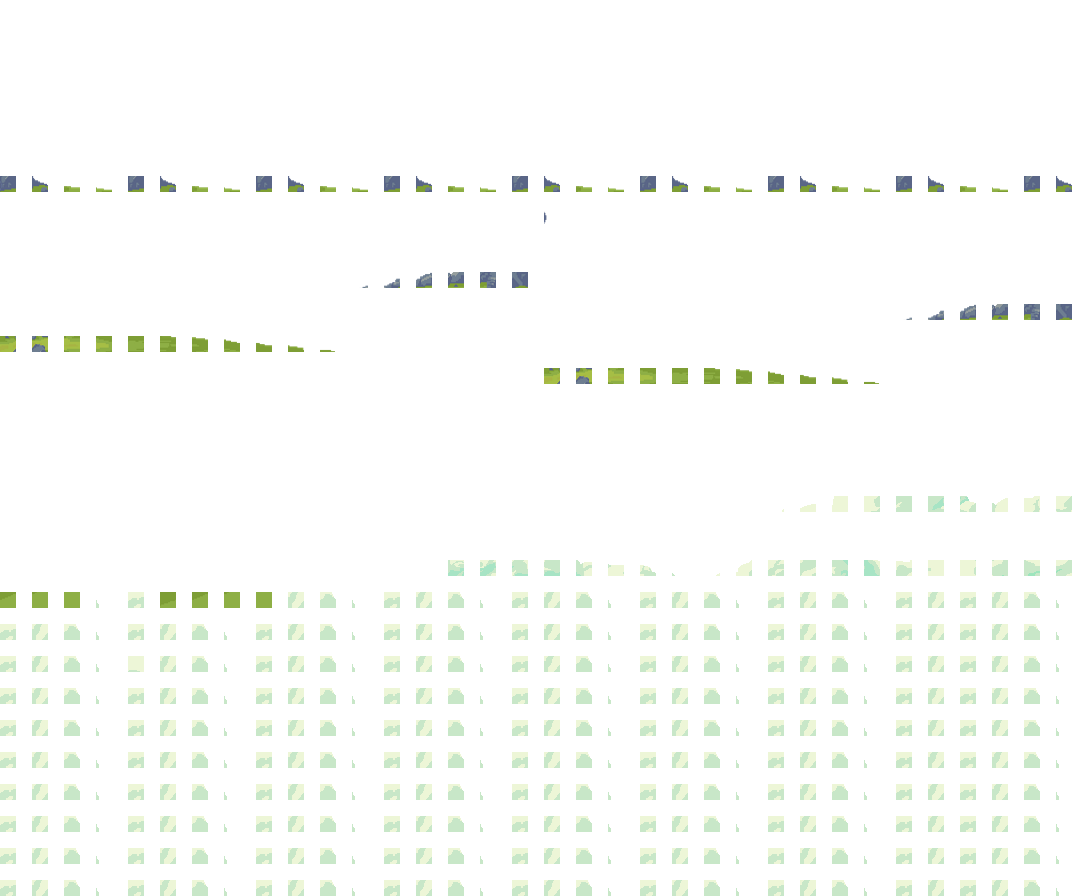

The image is a tile-based game level rendered from a .tmx file. Its description and source (layers, tilesets, objects; grid data summarised) follow:
An orthogonal 34x28 tile map with 32x32 px tiles, 5 tile layers (bgd2, bgd3, bgd1, bgd4, ...) and 10 objects (3.14).

<map version="1.2" tiledversion="1.3.1" orientation="orthogonal" renderorder="right-up" compressionlevel="0" width="34" height="28" tilewidth="32" tileheight="32" infinite="0" backgroundcolor="#ffffff" nextlayerid="11" nextobjectid="11">
 <tileset firstgid="1" source="tilesets.tsx" />
 <layer id="2" name="bgd2" width="34" height="28">
  <data>[952 cells, 782 non-empty, 52 distinct tile ids]</data>
 </layer>
 <layer id="3" name="bgd3" width="34" height="28">
  <data>[952 cells, 373 non-empty, 152 distinct tile ids]</data>
 </layer>
 <layer id="1" name="bgd1" width="34" height="28">
  <data>[952 cells, 80 non-empty, 80 distinct tile ids]</data>
 </layer>
 <layer id="4" name="bgd4" width="34" height="28">
  <data>[952 cells, 72 non-empty, 21 distinct tile ids]</data>
 </layer>
 <layer id="9" name="fgd" width="34" height="28">
  <data>[952 cells, 12 non-empty, 12 distinct tile ids]</data>
 </layer>
 <objectgroup color="#ff0000" id="5" name="collision">
  <object id="1" name="XY" type="3.14" x="10.7886" y="677.504" width="247" height="15" rotation="-2.55066" />
  <object id="3" x="262" y="672">
   <polyline points="0,0 228.667,-16.3333 542.333,-252.333 825.667,-479.667" />
  </object>
  <object id="6" x="179.5" y="634">
   <polygon points="0,0 28,-21.5 100.5,-25.5 91.5,-54 63.5,-75.5 29.5,-43 16.5,-55 0.5,-52 -17.5,-23" />
  </object>
 </objectgroup>
 <objectgroup color="#ff5500" id="7" name="enemy">
  <object id="4" x="208" y="659">
   <properties>
    <property name="Character" value="BLUE_SLIME" />
   </properties>
   <point />
  </object>
  <object id="7" x="248" y="654.667">
   <properties>
    <property name="Character" value="GREEN_SLIME" />
   </properties>
   <point />
  </object>
 </objectgroup>
 <objectgroup color="#ffff00" id="8" name="item">
  <object id="5" x="334" y="628">
   <properties>
    <property name="Item" value="POTION_GAIN_LIFE" />
   </properties>
   <point />
  </object>
  <object id="8" x="367.333" y="642.667">
   <properties>
    <property name="Item" value="POTION_GAIN_LIFE2" />
   </properties>
   <point />
  </object>
  <object id="9" x="394.667" y="663.333">
   <properties>
    <property name="Item2" value="POTION_GAIN_LIFE" />
   </properties>
   <point />
  </object>
 </objectgroup>
 <objectgroup color="#0000ff" id="10" name="portal">
  <object id="10" x="12" y="587" width="24.5" height="81.5">
   <properties>
    <property name="TargetMap" value="TEST_MAP_SMALL" />
    <property name="TargetOffsetX" type="int" value="-1" />
    <property name="TargetPortalID" type="int" value="11" />
   </properties>
  </object>
 </objectgroup>
 <objectgroup color="#00ffff" id="6" name="playerSpawnLocation">
  <object id="2" x="111" y="652">
   <point />
  </object>
 </objectgroup>
</map>
